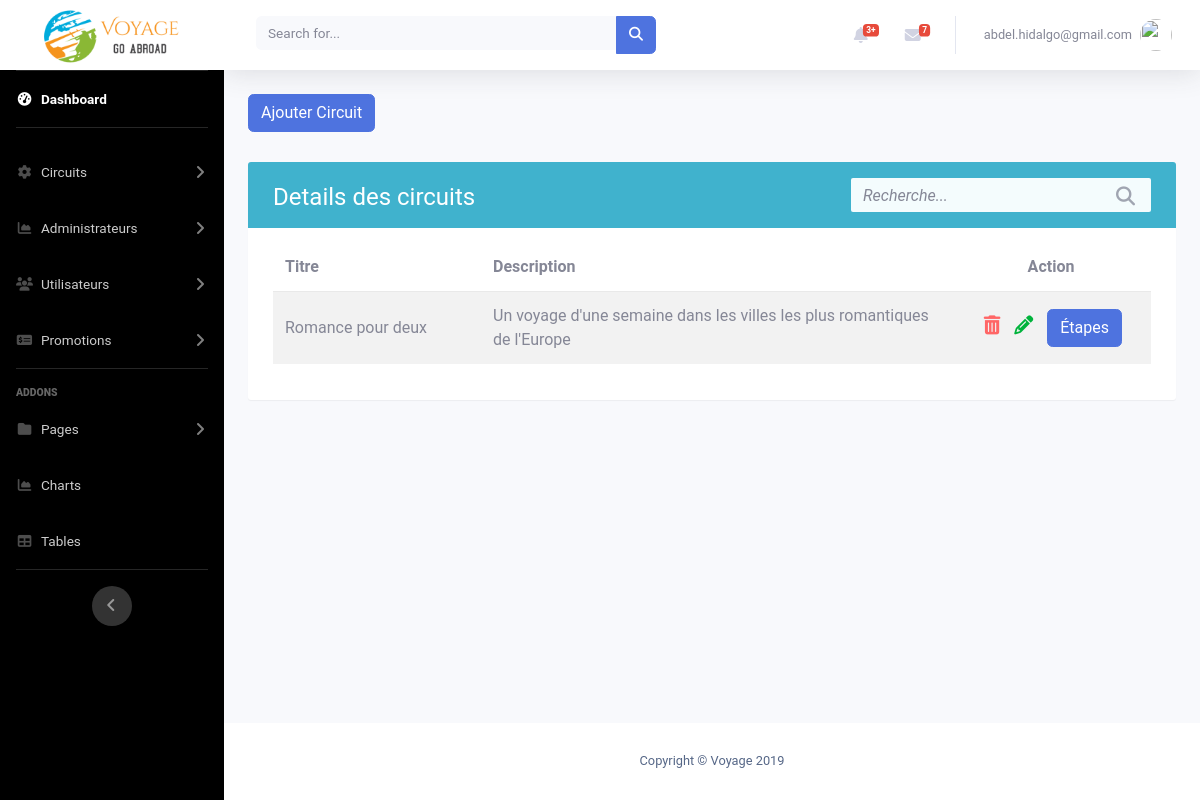
Page /admin3/gererCircuit.php on the earlier database version.
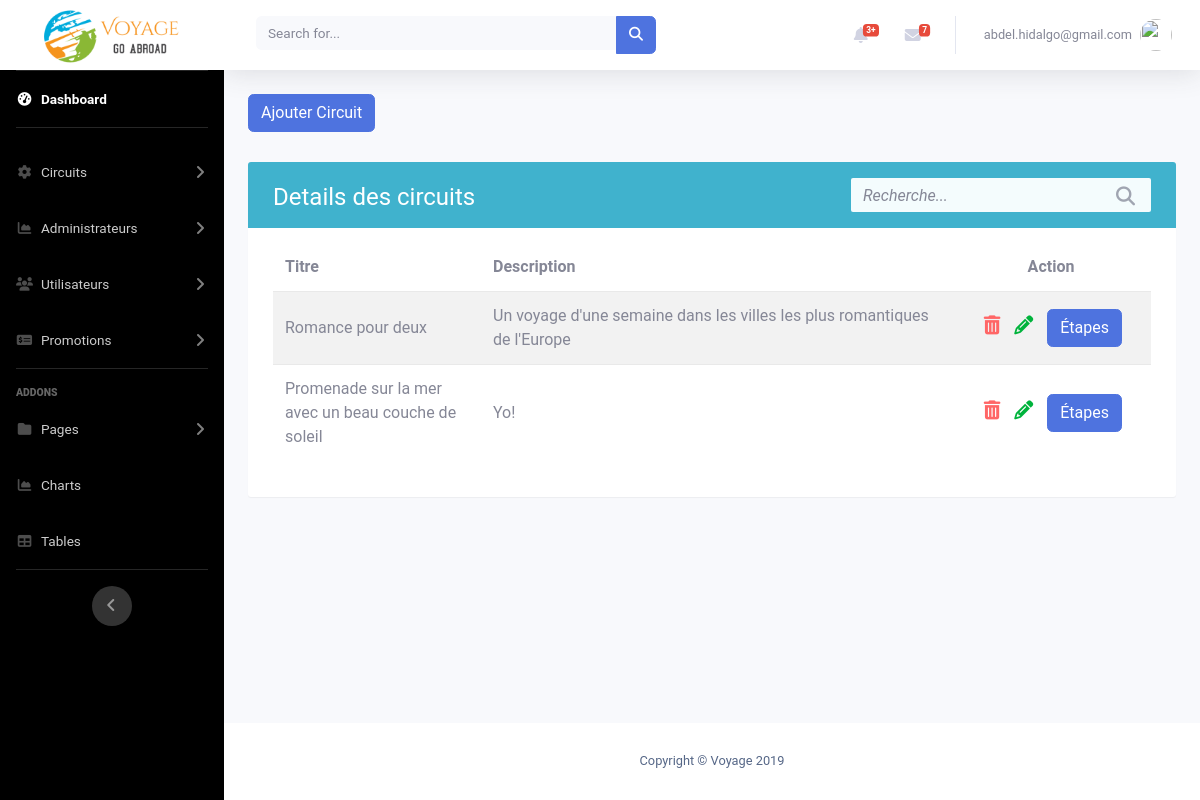
Same page on the later database version.
### tables this page shows
CREATE TABLE `circuit` (
  `idCircuit` int(11) NOT NULL,
  `titre` varchar(50) NOT NULL,
  `description` varchar(300) DEFAULT NULL,
  `estActif` tinyint(1) DEFAULT '1'
);

### admin3/gererCircuit.php (the view, shortened to what this page needs)
<?php
    include_once "includes/header.php";
    include_once "includes/navbar.php";
    $stmt = $conn->query('SELECT * FROM circuit');
    $table = '
                <div class="table-wrapper">
                    <div class="table-title">
                        <div class="row">
                            <div class="col-sm-8">
                                <h2>Details des circuits</b></h2>
                            </div>
                            <div class="col-sm-4">
                                <div class="search-box">
                                    <div class="input-group">
                                        <input type="text" id="search" class="form-control" placeholder="Recherche...">
                                        <span class="input-group-addon"><i class="fa fa-search" aria-hidden="true"></i></span>
                                    </div>
                                </div>
                            </div>
                        </div>
                    </div>
                    <table class="table table-striped">
                        <thead>
                            <tr>
                                <th>Titre</th>
                                <th>Description</th>
                                <th style="width: 200px; text-align: center;">Action</th>
                            </tr>
                        </thead>
                        <tbody>';
                        while ($row = $stmt->fetch()) {
                            $table .= '
                                    <tr>
                                        <td>' . $row->titre . '</td>
                                        <td>' . $row->description . '</td>
                                        <td style="width: 200px;">
                                            <div class="col-md-12 choix">
                                                <a href="" data-toggle="modal" data-target="#exampleModal'. $row->idCircuit .'"><i class="fa fa-trash" aria-hidden="true" style="color: #ff6666;"></i></a>
                                                <a href="modifierCircuit.php?idCircuit=' . $row->idCircuit . '"><i class="fa fa-pencil" aria-hidden="true" style="color: #00b33c;"></i></a>
                                                <a href="listerEtapes.php?idCircuit=' . $row->idCircuit . '" class="btn btn-primary" style="color: white;">Étapes</a>
                                                <div style="color: black;" class="modal fade" id="exampleModal'. $row->idCircuit .'" tabindex="-1" role="dialog" aria-labelledby="exampleModalLabel" aria-hidden="true">
                                                        Êtes-vous certain de vouloir supprimer "' . $row->titre . '"?
                                                            <a type="button" href="deleteCircuit.php?idCircuit=' . $row->idCircuit . '" class="btn btn-primary">Confirmer</a>
                                                </div>
                                            </div>
                                        </td>
                                    </tr>';
                        }
                $table .= '</tbody>
                        </table>
                    </div>
                ';
?><div class="container minimumHeight">
    <form action="creerCircuit.php">
        <button class="btn btn-primary" style="color: white;">Ajouter Circuit</button>
    </form>
    <?php
        echo $table;
    ?>
</div><?php
  include_once 'includes/footer.php';
?>

Differences in the rows shown:
added circuit: titre "Promenade sur la mer avec un beau couche de soleil", description "Yo!"
